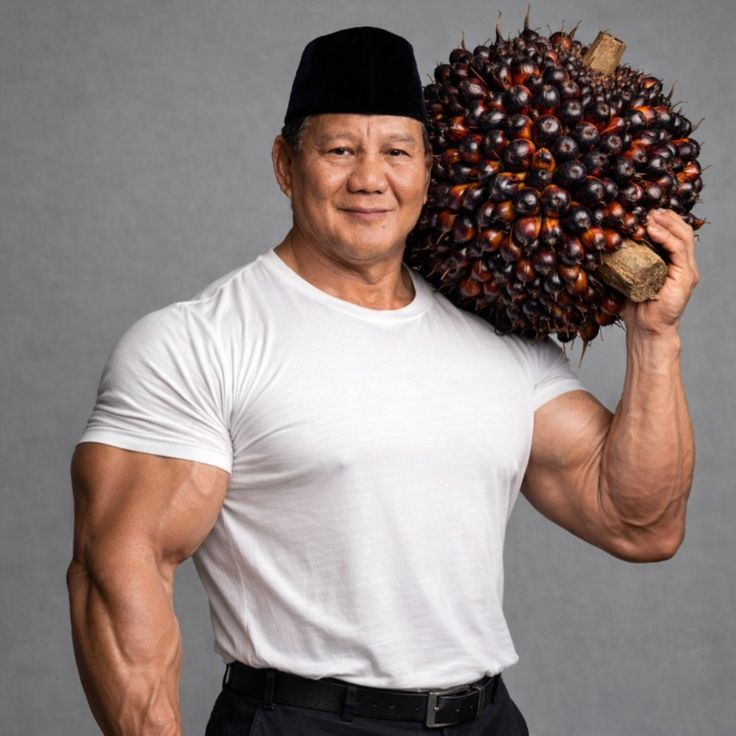
#> input picture IPTugas3/pria sawit itu lagi.jfif, 736 x 736 px, found by its file name
$ jupyter execute IPTugas3_IndahSyahfitri_2311532016.ipynb
#> lines starting #> are read from the running program, lines starting #| are printed output that depends on the picture
<a href="https://colab.research.google.com/github/ethereins/2311532016_IndahSyahfitri_ImageProcessing/blob/main/IPTugas3_IndahSyahfitri_2311532016.ipynb" target="_parent"></a>

[cell 1]
from google.colab import files
uploaded = files.upload()
#> the answer given: pria sawit itu lagi.jfif

Kode di atas ini berfungsi untuk mengimpor modul files yang tersedia di Google Colab dan digunakan untuk menangani proses unggah atau unduh file. Jadi saat dirun, kita bisa memilih foto yang akan diproses.

[cell 2]
import cv2
import numpy as np
import matplotlib.pyplot as plt

img = cv2.imread('pria sawit itu lagi.jfif')
#> img is the input picture: shape (736, 736, 3); mean B, G, R 125.4, 128.4, 141.3

img_rgb = cv2.cvtColor(img, cv2.COLOR_BGR2RGB)

plt.imshow(img_rgb)
plt.title("Citra Asli")
plt.axis('off')

Kode tersebut digunakan untuk membaca dan menampilkan citra asli. Library cv2 digunakan untuk membaca citra, numpy untuk operasi array, dan matplotlib untuk menampilkan gambar. Perintah cv2.imread('prabski.jpeg') membaca file citra, kemudian cv2.cvtColor(img, cv2.COLOR_BGR2RGB) mengubah format warna dari BGR ke RGB agar tampil dengan benar saat ditampilkan menggunakan plt.imshow(). Judul gambar ditambahkan dengan plt.title("Citra Asli"), dan plt.axis('off') digunakan untuk menyembunyikan sumbu pada tampilan citra.

[cell 3]
img_gray = cv2.cvtColor(img, cv2.COLOR_RGB2GRAY)
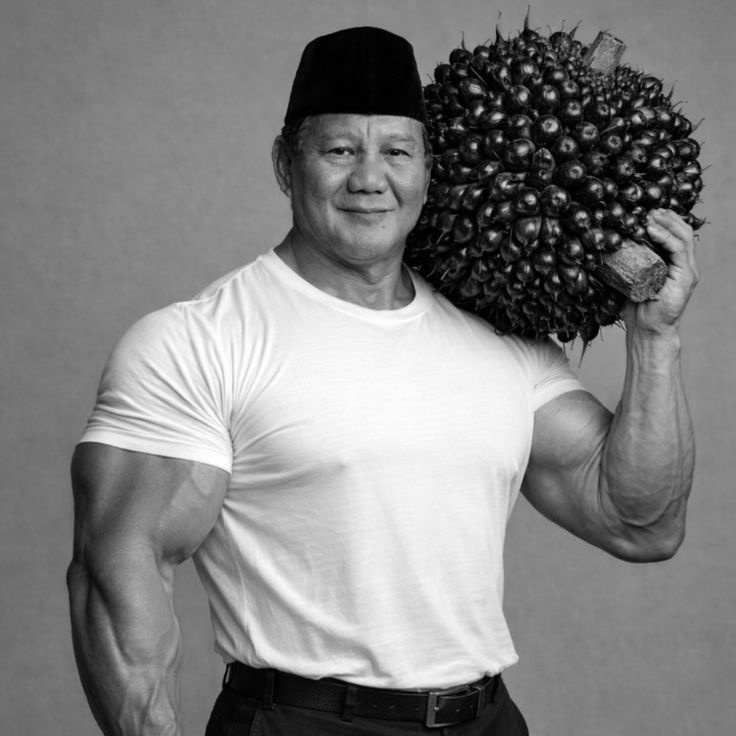
#> img_gray: shape (736, 736); min 0, max 255, mean 129.2
M, N = img_gray.shape
#> M = 736; N = 736

result = np.zeros((M,N), dtype=np.uint8)

for i in range(M):
    for j in range(N):
        value = int(img_gray[i,j])

        if value > 255:
            value = 255
        elif value < 0:
            value = 0

        result[i,j] = value

plt.imshow(img_gray, cmap='gray')
plt.title("Citra Grayscale")
plt.axis('off')

Kode tersebut digunakan untuk mengubah citra menjadi grayscale dan menampilkannya. Perintah cv2.cvtColor(img, cv2.COLOR_RGB2GRAY) mengubah citra berwarna menjadi citra grayscale dan disimpan dalam variabel img_gray. Kemudian ukuran citra diambil dengan M, N = img_gray.shape. Array kosong result dibuat dengan ukuran yang sama untuk menyimpan nilai piksel. Melalui perulangan for, setiap piksel diambil nilainya lalu dicek agar tetap berada pada rentang 0–255.

[cell 4]
import numpy as np

Library NumPy digunakan dalam program ini untuk mengolah data numerik dalam bentuk matriks atau array. Dalam pengolahan citra digital, gambar direpresentasikan sebagai matriks yang berisi nilai intensitas piksel, sehingga NumPy membantu mempermudah proses perhitungan dan manipulasi data dalam bentuk array.

[cell 5]
kernel = np.ones((5,5)) / 25
height, width = img_gray.shape
#> height = 736; width = 736
pad = 2

Lanjut ke proses, pertama-tama kita buat kernel rataan berukuran 5×5 menggunakan np.ones((5,5)) / 25. Fungsi np.ones((5,5)) menghasilkan matriks berisi angka 1 dengan ukuran 5×5, kemudian setiap nilai dibagi 25 agar menghasilkan nilai rata-rata dari 25 piksel pada area kernel. Kernel ini digunakan untuk melakukan proses smoothing atau perataan pada citra. Selanjutnya, height, width = img_gray.shape digunakan untuk mengambil ukuran citra grayscale, yaitu tinggi (height) dan lebar (width) citra. Terakhir, pad = 2 digunakan untuk menentukan jumlah padding di tepi citra, sehingga proses konvolusi dengan kernel 5×5 dapat dilakukan hingga bagian tepi citra.

[cell 6]
padded = np.pad(img_gray, ((pad,pad),(pad,pad)), mode='constant')
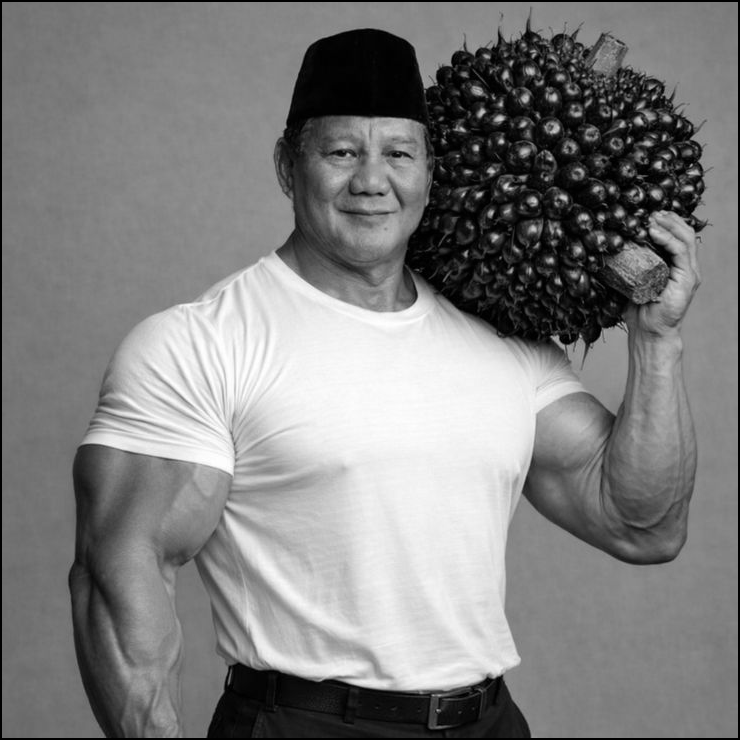
#> padded: shape (740, 740); min 0, max 255, mean 127.8
output = np.zeros((height, width))

Selanjutnya, kita bisa menyiapkan citra agar proses konvolusi dapat dilakukan dengan benar. Perintah padded = np.pad(img_gray, ((pad,pad),(pad,pad)), mode='constant') digunakan untuk menambahkan padding di sekeliling citra grayscale. Padding ini berupa penambahan baris dan kolom di bagian tepi citra dengan nilai konstan (biasanya bernilai 0). Tujuan dari padding adalah agar proses konvolusi dengan kernel berukuran 5×5 tetap dapat dilakukan hingga bagian tepi citra tanpa mengurangi ukuran hasil akhir. Selanjutnya, output = np.zeros((height, width)) digunakan untuk membuat matriks baru yang berisi nilai nol dengan ukuran yang sama seperti citra asli. Matriks ini berfungsi sebagai tempat untuk menyimpan hasil perhitungan konvolusi yang akan dihasilkan dari proses filtering pada citra.

[cell 7]
for i in range(height):
    for j in range(width):

        total = 0

        for m in range(5):
            for n in range(5):
                total += padded[i+m][j+n] * kernel[m][n]

        output[i][j] = total

print("Konvolusi selesai")

Kode di atas adalah bagian utama dari proses konvolusi pada citra. Perulangan for i in range(height) dan for j in range(width) digunakan untuk mengakses setiap piksel pada citra. Pada setiap posisi piksel, variabel total diinisialisasi dengan nilai 0 untuk menampung hasil perhitungan sementara. Selanjutnya dilakukan perulangan for m in range(5) dan for n in range(5) untuk mengambil area piksel berukuran 5×5 dari citra yang sudah diberi padding. Nilai piksel pada area tersebut kemudian dikalikan dengan nilai kernel yang bersesuaian, dan hasilnya dijumlahkan ke dalam variabel total. Setelah seluruh elemen kernel selesai diproses, nilai total disimpan ke dalam matriks output[i][j] sebagai nilai piksel baru pada citra hasil konvolusi. Jika proses konvolusi telah berhasil dan selesai dijalankan, muncul output "Konvolusi Selesai."

[cell 8]
import matplotlib.pyplot as plt

plt.imshow(output, cmap='gray')
plt.title("Hasil Konvolusi 5x5")
plt.axis('off')

Dengan library matplotlib.pyplot di atas, kita bisa menampilkan citra hasil dari proses konvolusi yang sudah dilakukan. Untuk melihat perbandingannya secara langsung, kita dapat mengetikkan kode di bawah ini.

[cell 9]
import matplotlib.pyplot as plt

plt.figure(figsize=(10,5))

# Citra asli
plt.subplot(1,2,1)
plt.imshow(img_gray, cmap='gray') # Menambahkan cmap='gray' untuk menampilkan citra grayscale dengan benar
plt.title("Citra Asli (Grayscale)")
plt.axis('off')

# Citra hasil konvolusi
plt.subplot(1,2,2)
plt.imshow(output, cmap='gray')
plt.title("Hasil Konvolusi 5x5")
plt.axis('off')

plt.show()
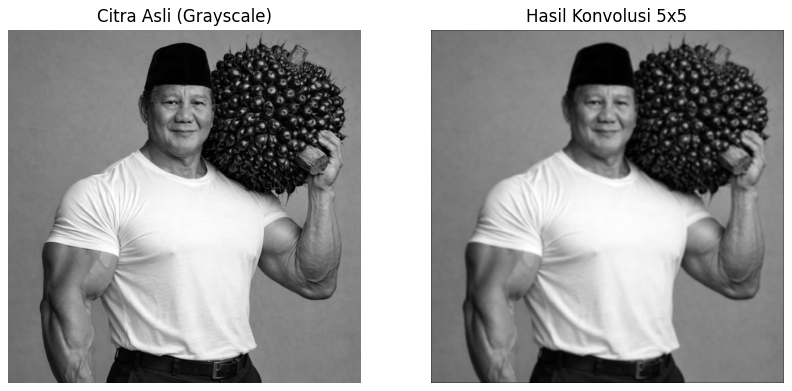
#> figure drawn by matplotlib, 2 panels
